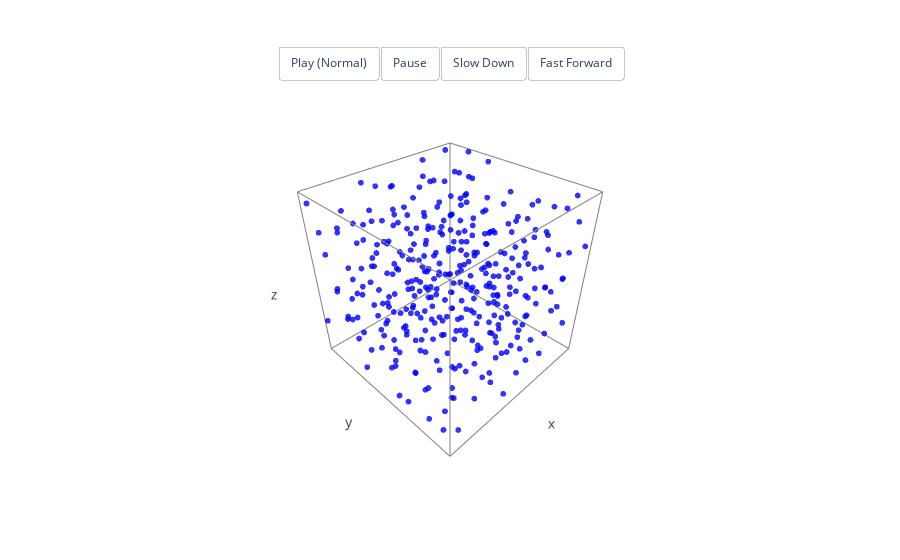
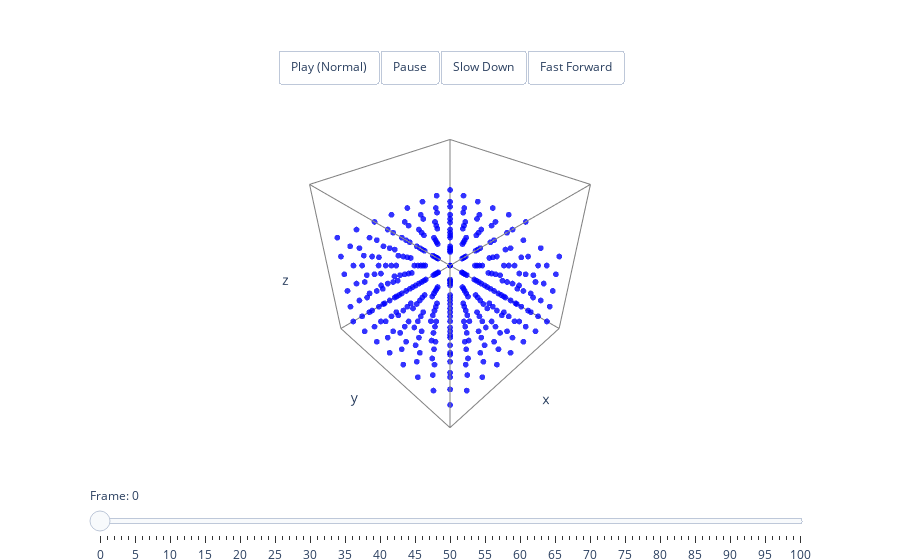

Notebook source saved alongside these figures, in order:
### Markdown cell above
## Visualizing molecular simulations
In the world of molecular simulations VMD is the preferred tool. You can visualize the trajectory files by opening VMD and going to `File > New Molecule` and choosing the trajectory file and file type LAMMPS Trajectory and clicking Load. To see how the MD simulation advanced in time, in the VMD Main window you can move between frames using the arrow like buttons.

Alternatively, there is a `view_trajectory` function in the `assignment2.py` file, which creates an animation in the notebook for quick debugging. An example for using the function is given below.

### Code cell
from assignment2 import * 
import numpy as np
import scipy.constants as sc
import matplotlib.pyplot as plt
import math

data_file = 'data/example/example.xyz'
positions = read_xyz(data_file)
edge_length = 30
box_size = np.array([[0, edge_length],[0, edge_length],[0, edge_length]])
view_trajectory(positions, box_size)

data_file = 'data/example/example.lammpstrj'
positions, velocities, forces, box_sizes = read_lammps_trj(data_file)
view_trajectory(positions, box_sizes[0])

### Figure 1 — Plotly figure (JSON) as saved in the notebook; plotly's stock layout.template omitted (floating-point values rounded to 4 significant figures; data arrays with more than 128 entries replaced by an {"elided": "..."} marker saying what was removed)
{"data": [{"marker": {"color": "blue", "opacity": 0.8, "size": 2}, "mode": "markers", "showlegend": false, "type": "scatter3d", "x": {"elided": "362 float values"}, "y": {"elided": "362 float values"}, "z": {"elided": "362 float values"}}, {"line": {"color": "gray", "width": 2}, "mode": "lines", "showlegend": false, "type": "scatter3d", "x": [0, 30, null, 30, 30, null, 30, 0, null, 0, 0, null, 0, 30, null, 30, 30, null, 30, 0, null, 0, 0, null, 0, 0, null, 30, 30, null, 30, 30, null, 0, 0, null], "y": [0, 0, null, 0, 30, null, 30, 30, null, 30, 0, null, 0, 0, null, 0, 30, null, 30, 30, null, 30, 0, null, 0, 0, null, 0, 0, null, 30, 30, null, 30, 30, null], "z": [0, 0, null, 0, 0, null, 0, 0, null, 0, 0, null, 30, 30, null, 30, 30, null, 30, 30, null, 30, 30, null, 0, 30, null, 0, 30, null, 0, 30, null, 0, 30, null]}], "layout": {"margin": {"b": 100, "l": 0, "r": 0, "t": 100}, "scene": {"xaxis": {"showbackground": false, "showgrid": false, "showticklabels": false, "zeroline": false}, "yaxis": {"showbackground": false, "showgrid": false, "showticklabels": false, "zeroline": false}, "zaxis": {"showbackground": false, "showgrid": false, "showticklabels": false, "zeroline": false}}, "sliders": [{"currentvalue": {"font": {"size": 12}, "prefix": "Frame: "}, "len": 0.8, "steps": [{"args": [["Normal_frame0"], {"frame": {"duration": 0, "redraw": true}, "mode": "immediate"}], "label": "0", "method": "animate"}], "x": 0.1, "xanchor": "left", "y": -0.1, "yanchor": "top"}], "updatemenus": [{"buttons": [{"args": [["Normal_frame0"], {"frame": {"duration": 100, "redraw": true}, "mode": "immediate"}], "label": "Play (Normal)", "method": "animate"}, {"args": [[null], {"frame": {"duration": 0, "redraw": false}, "mode": "immediate"}], "label": "Pause", "method": "animate"}, {"args": [["Slow_frame0"], {"frame": {"duration": 200, "redraw": true}, "mode": "immediate"}], "label": "Slow Down", "method": "animate"}, {"args": [["Fast_frame0"], {"frame": {"duration": 30, "redraw": true}, "mode": "immediate"}], "label": "Fast Forward", "method": "animate"}], "direction": "left", "showactive": false, "type": "buttons", "x": 0.5, "xanchor": "center", "y": 1.15, "yanchor": "top"}]}}

### Figure 2 — Plotly figure (JSON) as saved in the notebook; plotly's stock layout.template omitted (floating-point values rounded to 4 significant figures; data arrays with more than 128 entries replaced by an {"elided": "..."} marker saying what was removed)
{"data": [{"marker": {"color": "blue", "opacity": 0.8, "size": 2}, "mode": "markers", "showlegend": false, "type": "scatter3d", "x": {"elided": "362 float values"}, "y": {"elided": "362 float values"}, "z": {"elided": "362 float values"}}, {"line": {"color": "gray", "width": 2}, "mode": "lines", "showlegend": false, "type": "scatter3d", "x": [-15, 15, null, 15, 15, null, 15, -15, null, -15, -15, null, -15, 15, null, 15, 15, null, 15, -15, null, -15, -15, null, -15, -15, null, 15, 15, null, 15, 15, null, -15, -15, null], "y": [-15, -15, null, -15, 15, null, 15, 15, null, 15, -15, null, -15, -15, null, -15, 15, null, 15, 15, null, 15, -15, null, -15, -15, null, -15, -15, null, 15, 15, null, 15, 15, null], "z": [-15, -15, null, -15, -15, null, -15, -15, null, -15, -15, null, 15, 15, null, 15, 15, null, 15, 15, null, 15, 15, null, -15, 15, null, -15, 15, null, -15, 15, null, -15, 15, null]}], "layout": {"margin": {"b": 100, "l": 0, "r": 0, "t": 100}, "scene": {"xaxis": {"showbackground": false, "showgrid": false, "showticklabels": false, "zeroline": false}, "yaxis": {"showbackground": false, "showgrid": false, "showticklabels": false, "zeroline": false}, "zaxis": {"showbackground": false, "showgrid": false, "showticklabels": false, "zeroline": false}}, "sliders": [{"currentvalue": {"font": {"size": 12}, "prefix": "Frame: "}, "len": 0.8, "steps": [{"args": [["Normal_frame0"], {"frame": {"duration": 0, "redraw": true}, "mode": "immediate"}], "label": "0", "method": "animate"}, {"args": [["Normal_frame1"], {"frame": {"duration": 0, "redraw": true}, "mode": "immediate"}], "label": "1", "method": "animate"}, {"args": [["Normal_frame2"], {"frame": {"duration": 0, "redraw": true}, "mode": "immediate"}], "label": "2", "method": "animate"}, {"args": [["Normal_frame3"], {"frame": {"duration": 0, "redraw": true}, "mode": "immediate"}], "label": "3", "method": "animate"}, {"args": [["Normal_frame4"], {"frame": {"duration": 0, "redraw": true}, "mode": "immediate"}], "label": "4", "method": "animate"}, {"args": [["Normal_frame5"], {"frame": {"duration": 0, "redraw": true}, "mode": "immediate"}], "label": "5", "method": "animate"}, {"args": [["Normal_frame6"], {"frame": {"duration": 0, "redraw": true}, "mode": "immediate"}], "label": "6", "method": "animate"}, {"args": [["Normal_frame7"], {"frame": {"duration": 0, "redraw": true}, "mode": "immediate"}], "label": "7", "method": "animate"}, {"args": [["Normal_frame8"], {"frame": {"duration": 0, "redraw": true}, "mode": "immediate"}], "label": "8", "method": "animate"}, {"args": [["Normal_frame9"], {"frame": {"duration": 0, "redraw": true}, "mode": "immediate"}], "label": "9", "method": "animate"}, {"args": [["Normal_frame10"], {"frame": {"duration": 0, "redraw": true}, "mode": "immediate"}], "label": "10", "method": "animate"}, {"args": [["Normal_frame11"], {"frame": {"duration": 0, "redraw": true}, "mode": "immediate"}], "label": "11", "method": "animate"}, {"args": [["Normal_frame12"], {"frame": {"duration": 0, "redraw": true}, "mode": "immediate"}], "label": "12", "method": "animate"}, {"args": [["Normal_frame13"], {"frame": {"duration": 0, "redraw": true}, "mode": "immediate"}], "label": "13", "method": "animate"}, {"args": [["Normal_frame14"], {"frame": {"duration": 0, "redraw": true}, "mode": "immediate"}], "label": "14", "method": "animate"}, {"args": [["Normal_frame15"], {"frame": {"duration": 0, "redraw": true}, "mode": "immediate"}], "label": "15", "method": "animate"}, {"args": [["Normal_frame16"], {"frame": {"duration": 0, "redraw": true}, "mode": "immediate"}], "label": "16", "method": "animate"}, {"args": [["Normal_frame17"], {"frame": {"duration": 0, "redraw": true}, "mode": "immediate"}], "label": "17", "method": "animate"}, {"args": [["Normal_frame18"], {"frame": {"duration": 0, "redraw": true}, "mode": "immediate"}], "label": "18", "method": "animate"}, {"args": [["Normal_frame19"], {"frame": {"duration": 0, "redraw": true}, "mode": "immediate"}], "label": "19", "method": "animate"}, {"args": [["Normal_frame20"], {"frame": {"duration": 0, "redraw": true}, "mode": "immediate"}], "label": "20", "method": "animate"}, {"args": [["Normal_frame21"], {"frame": {"duration": 0, "redraw": true}, "mode": "immediate"}], "label": "21", "method": "animate"}, {"args": [["Normal_frame22"], {"frame": {"duration": 0, "redraw": true}, "mode": "immediate"}], "label": "22", "method": "animate"}, {"args": [["Normal_frame23"], {"frame": {"duration": 0, "redraw": true}, "mode": "immediate"}], "label": "23", "method": "animate"}, {"args": [["Normal_frame24"], {"frame": {"duration": 0, "redraw": true}, "mode": "immediate"}], "label": "24", "method": "animate"}, {"args": [["Normal_frame25"], {"frame": {"duration": 0, "redraw": true}, "mode": "immediate"}], "label": "25", "method": "animate"}, {"args": [["Normal_frame26"], {"frame": {"duration": 0, "redraw": true}, "mode": "immediate"}], "label": "26", "method": "animate"}, {"args": [["Normal_frame27"], {"frame": {"duration": 0, "redraw": true}, "mode": "immediate"}], "label": "27", "method": "animate"}, {"args": [["Normal_frame28"], {"frame": {"duration": 0, "redraw": true}, "mode": "immediate"}], "label": "28", "method": "animate"}, {"args": [["Normal_frame29"], {"frame": {"duration": 0, "redraw": true}, "mode": "immediate"}], "label": "29", "method": "animate"}, {"args": [["Normal_frame30"], {"frame": {"duration": 0, "redraw": true}, "mode": "immediate"}], "label": "30", "method": "animate"}, {"args": [["Normal_frame31"], {"frame": {"duration": 0, "redraw": true}, "mode": "immediate"}], "label": "31", "method": "animate"}, {"args": [["Normal_frame32"], {"frame": {"duration": 0, "redraw": true}, "mode": "immediate"}], "label": "32", "method": "animate"}, {"args": [["Normal_frame33"], {"frame": {"duration": 0, "redraw": true}, "mode": "immediate"}], "label": "33", "method": "animate"}, {"args": [["Normal_frame34"], {"frame": {"duration": 0, "redraw": true}, "mode": "immediate"}], "label": "34", "method": "animate"}, {"args": [["Normal_frame35"], {"frame": {"duration": 0, "redraw": true}, "mode": "immediate"}], "label": "35", "method": "animate"}, {"args": [["Normal_frame36"], {"frame": {"duration": 0, "redraw": true}, "mode": "immediate"}], "label": "36", "method": "animate"}, {"args": [["Normal_frame37"], {"frame": {"duration": 0, "redraw": true}, "mode": "immediate"}], "label": "37", "method": "animate"}, {"args": [["Normal_frame38"], {"frame": {"duration": 0, "redraw": true}, "mode": "immediate"}], "label": "38", "method": "animate"}, {"args": [["Normal_frame39"], {"frame": {"duration": 0, "redraw": true}, "mode": "immediate"}], "label": "39", "method": "animate"}, {"args": [["Normal_frame40"], {"frame": {"duration": 0, "redraw": true}, "mode": "immediate"}], "label": "40", "method": "animate"}, {"args": [["Normal_frame41"], {"frame": {"duration": 0, "redraw": true}, "mode": "immediate"}], "label": "41", "method": "animate"}, {"args": [["Normal_frame42"], {"frame": {"duration": 0, "redraw": true}, "mode": "immediate"}], "label": "42", "method": "animate"}, {"args": [["Normal_frame43"], {"frame": {"duration": 0, "redraw": true}, "mode": "immediate"}], "label": "43", "method": "animate"}, {"args": [["Normal_frame44"], {"frame": {"duration": 0, "redraw": true}, "mode": "immediate"}], "label": "44", "method": "animate"}, {"args": [["Normal_frame45"], {"frame": {"duration": 0, "redraw": true}, "mode": "immediate"}], "label": "45", "method": "animate"}, {"args": [["Normal_frame46"], {"frame": {"duration": 0, "redraw": true}, "mode": "immediate"}], "label": "46", "method": "animate"}, {"args": [["Normal_frame47"], {"frame": {"duration": 0, "redraw": true}, "mode": "immediate"}], "label": "47", "method": "animate"}, {"args": [["Normal_frame48"], {"frame": {"duration": 0, "redraw": true}, "mode": "immediate"}], "label": "48", "method": "animate"}, {"args": [["Normal_frame49"], {"frame": {"duration": 0, "redraw": true}, "mode": "immediate"}], "label": "49", "method": "animate"}, {"args": [["Normal_frame50"], {"frame": {"duration": 0, "redraw": true}, "mode": "immediate"}], "label": "50", "method": "animate"}, {"args": [["Normal_frame51"], {"frame": {"duration": 0, "redraw": true}, "mode": "immediate"}], "label": "51", "method": "animate"}, {"args": [["Normal_frame52"], {"frame": {"duration": 0, "redraw": true}, "mode": "immediate"}], "label": "52", "method": "animate"}, {"args": [["Normal_frame53"], {"frame": {"duration": 0, "redraw": true}, "mode": "immediate"}], "label": "53", "method": "animate"}, {"args": [["Normal_frame54"], {"frame": {"duration": 0, "redraw": true}, "mode": "immediate"}], "label": "54", "method": "animate"}, {"args": [["Normal_frame55"], {"frame": {"duration": 0, "redraw": true}, "mode": "immediate"}], "label": "55", "method": "animate"}, {"args": [["Normal_frame56"], {"frame": {"duration": 0, "redraw": true}, "mode": "immediate"}], "label": "56", "method": "animate"}, {"args": [["Normal_frame57"], {"frame": {"duration": 0, "redraw": true}, "mode": "immediate"}], "label": "57", "method": "animate"}, {"args": [["Normal_frame58"], {"frame": {"duration": 0, "redraw": true}, "mode": "immediate"}], "label": "58", "method": "animate"}, {"args": [["Normal_frame59"], {"frame": {"duration": 0, "redraw": true}, "mode": "immediate"}], "label": "59", "method": "animate"}, {"args": [["Normal_frame60"], {"frame": {"duration": 0, "redraw": true}, "mode": "immediate"}], "label": "60", "method": "animate"}, {"args": [["Normal_frame61"], {"frame": {"duration": 0, "redraw": true}, "mode": "immediate"}], "label": "61", "method": "animate"}, {"args": [["Normal_frame62"], {"frame": {"duration": 0, "redraw": true}, "mode": "immediate"}], "label": "62", "method": "animate"}, {"args": [["Normal_frame63"], {"frame": {"duration": 0, "redraw": true}, "mode": "immediate"}], "label": "63", "method": "animate"}, {"args": [["Normal_frame64"], {"frame": {"duration": 0, "redraw": true}, "mode": "immediate"}], "label": "64", "method": "animate"}, {"args": [["Normal_frame65"], {"frame": {"duration": 0, "redraw": true}, "mode": "immediate"}], "label": "65", "method": "animate"}, {"args": [["Normal_frame66"], {"frame": {"duration": 0, "redraw": true}, "mode": "immediate"}], "label": "66", "method": "animate"}, {"args": [["Normal_frame67"], {"frame": {"duration": 0, "redraw": true}, "mode": "immediate"}], "label": "67", "method": "animate"}, {"args": [["Normal_frame68"], {"frame": {"duration": 0, "redraw": true}, "mode": "immediate"}], "label": "68", "method": "animate"}, {"args": [["Normal_frame69"], {"frame": {"duration": 0, "redraw": true}, "mode": "immediate"}], "label": "69", "method": "animate"}, {"args": [["Normal_frame70"], {"frame": {"duration": 0, "redraw": true}, "mode": "immediate"}], "label": "70", "method": "animate"}, {"args": [["Normal_frame71"], {"frame": {"duration": 0, "redraw": true}, "mode": "immediate"}], "label": "71", "method": "animate"}, {"args": [["Normal_frame72"], {"frame": {"duration": 0, "redraw": true}, "mode": "immediate"}], "label": "72", "method": "animate"}, {"args": [["Normal_frame73"], {"frame": {"duration": 0, "redraw": true}, "mode": "immediate"}], "label": "73", "method": "animate"}, {"args": [["Normal_frame74"], {"frame": {"duration": 0, "redraw": true}, "mode": "immediate"}], "label": "74", "method": "animate"}, {"args": [["Normal_frame75"], {"frame": {"duration": 0, "redraw": true}, "mode": "immediate"}], "label": "75", "method": "animate"}, {"args": [["Normal_frame76"], {"frame": {"duration": 0, "redraw": true}, "mode": "immediate"}], "label": "76", "method": "animate"}, {"args": [["Normal_frame77"], {"frame": {"duration": 0, "redraw": true}, "mode": "immediate"}], "label": "77", "method": "animate"}, {"args": [["Normal_frame78"], {"frame": {"duration": 0, "redraw": true}, "mode": "immediate"}], "label": "78", "method": "animate"}, {"args": [["Normal_frame79"], {"frame": {"duration": 0, "redraw": true}, "mode": "immediate"}], "label": "79", "method": "animate"}, {"args": [["Normal_frame80"], {"frame": {"duration": 0, "redraw": true}, "mode": "immediate"}], "label": "80", "method": "animate"}, {"args": [["Normal_frame81"], {"frame": {"duration": 0, "redraw": true}, "mode": "immediate"}], "label": "81", "method": "animate"}, {"args": [["Normal_frame82"], {"frame": {"duration": 0, "redraw": true}, "mode": "immediate"}], "label": "82", "method": "animate"}, {"args": [["Normal_frame83"], {"frame": {"duration": 0, "redraw": true}, "mode": "immediate"}], "label": "83", "method": "animate"}, {"args": [["Normal_frame84"], {"frame": {"duration": 0, "redraw": true}, "mode": "immediate"}], "label": "84", "method": "animate"}, {"args": [["Normal_frame85"], {"frame": {"duration": 0, "redraw": true}, "mode": "immediate"}], "label": "85", "method": "animate"}, {"args": [["Normal_frame86"], {"frame": {"duration": 0, "redraw": true}, "mode": "immediate"}], "label": "86", "method": "animate"}, {"args": [["Normal_frame87"], {"frame": {"duration": 0, "redraw": true}, "mode": "immediate"}], "label": "87", "method": "animate"}, {"args": [["Normal_frame88"], {"frame": {"duration": 0, "redraw": true}, "mode": "immediate"}], "label": "88", "method": "animate"}, {"args": [["Normal_frame89"], {"frame": {"duration": 0, "redraw": true}, "mode": "immediate"}], "label": "89", "method": "animate"}, {"args": [["Normal_frame90"], {"frame": {"duration": 0, "redraw": true}, "mode": "immediate"}], "label": "90", "method": "animate"}, {"args": [["Normal_frame91"], {"frame": {"duration": 0, "redraw": true}, "mode": "immediate"}], "label": "91", "method": "animate"}, {"args": [["Normal_frame92"], {"frame": {"duration": 0, "redraw": true}, "mode": "immediate"}], "label": "92", "method": "animate"}, {"args": [["Normal_frame93"], {"frame": {"duration": 0, "redraw": true}, "mode": "immediate"}], "label": "93", "method": "animate"}, {"args": [["Normal_frame94"], {"frame": {"duration": 0, "redraw": true}, "mode": "immediate"}], "label": "94", "method": "animate"}, {"args": [["Normal_frame95"], {"frame": {"duration": 0, "redraw": true}, "mode": "immediate"}], "label": "95", "method": "animate"}, {"args": [["Normal_frame96"], {"frame": {"duration": 0, "redraw": true}, "mode": "immediate"}], "label": "96", "method": "animate"}, {"args": [["Normal_frame97"], {"frame": {"duration": 0, "redraw": true}, "mode": "immediate"}], "label": "97", "method": "animate"}, {"args": [["Normal_frame98"], {"frame": {"duration": 0, "redraw": true}, "mode": "immediate"}], "label": "98", "method": "animate"}, {"args": [["Normal_frame99"], {"frame": {"duration": 0, "redraw": true}, "mode": "immediate"}], "label": "99", "method": "animate"}, {"args": [["Normal_frame100"], {"frame": {"duration": 0, "redraw": true}, "mode": "immediate"}], "label": "100", "method": "animate"}], "x": 0.1, "xanchor": "left", "y": -0.1, "yanchor": "top"}], "updatemenus": [{"buttons": [{"args": [["Normal_frame0", "Normal_frame1", "Normal_frame2", "Normal_frame3", "Normal_frame4", "Normal_frame5", "Normal_frame6", "Normal_frame7", "Normal_frame8", "Normal_frame9", "Normal_frame10", "Normal_frame11", "Normal_frame12", "Normal_frame13", "Normal_frame14", "Normal_frame15", "Normal_frame16", "Normal_frame17", "Normal_frame18", "Normal_frame19", "Normal_frame20", "Normal_frame21", "Normal_frame22", "Normal_frame23", "Normal_frame24", "Normal_frame25", "Normal_frame26", "Normal_frame27", "Normal_frame28", "Normal_frame29", "Normal_frame30", "Normal_frame31", "Normal_frame32", "Normal_frame33", "Normal_frame34", "Normal_frame35", "Normal_frame36", "Normal_frame37", "Normal_frame38", "Normal_frame39", "Normal_frame40", "Normal_frame41", "Normal_frame42", "Normal_frame43", "Normal_frame44", "Normal_frame45", "Normal_frame46", "Normal_frame47", "Normal_frame48", "Normal_frame49", "Normal_frame50", "Normal_frame51", "Normal_frame52", "Normal_frame53", "Normal_frame54", "Normal_frame55", "Normal_frame56", "Normal_frame57", "Normal_frame58", "Normal_frame59", "Normal_frame60", "Normal_frame61", "Normal_frame62", "Normal_frame63", "Normal_frame64", "Normal_frame65", "Normal_frame66", "Normal_frame67", "Normal_frame68", "Normal_frame69", "Normal_frame70", "Normal_frame71", "Normal_frame72", "Normal_frame73", "Normal_frame74", "Normal_frame75", "Normal_frame76", "Normal_frame77", "Normal_frame78", "Normal_frame79", "Normal_frame80", "Normal_frame81", "Normal_frame82", "Normal_frame83", "Normal_frame84", "Normal_frame85", "Normal_frame86", "Normal_frame87", "Normal_frame88", "Normal_frame89", "Normal_frame90", "Normal_frame91", "Normal_frame92", "Normal_frame93", "Normal_frame94", "Normal_frame95", "Normal_frame96", "Normal_frame97", "Normal_frame98", "Normal_frame99", "Normal_frame100"], {"frame": {"duration": 100, "redraw": true}, "mode": "immediate"}], "label": "Play (Normal)", "method": "animate"}, {"args": [[null], {"frame": {"duration": 0, "redraw": false}, "mode": "immediate"}], "label": "Pause", "method": "animate"}, {"args": [["Slow_frame0", "Slow_frame1", "Slow_frame2", "Slow_frame3", "Slow_frame4", "Slow_frame5", "Slow_frame6", "Slow_frame7", "Slow_frame8", "Slow_frame9", "Slow_frame10", "Slow_frame11", "Slow_frame12", "Slow_frame13", "Slow_frame14", "Slow_frame15", "Slow_frame16", "Slow_frame17", "Slow_frame18", "Slow_frame19", "Slow_frame20", "Slow_frame21", "Slow_frame22", "Slow_frame23", "Slow_frame24", "Slow_frame25", "Slow_frame26", "Slow_frame27", "Slow_frame28", "Slow_frame29", "Slow_frame30", "Slow_frame31", "Slow_frame32", "Slow_frame33", "Slow_frame34", "Slow_frame35", "Slow_frame36", "Slow_frame37", "Slow_frame38", "Slow_frame39", "Slow_frame40", "Slow_frame41", "Slow_frame42", "Slow_frame43", "Slow_frame44", "Slow_frame45", "Slow_frame46", "Slow_frame47", "Slow_frame48", "Slow_frame49", "Slow_frame50", "Slow_frame51", "Slow_frame52", "Slow_frame53", "Slow_frame54", "Slow_frame55", "Slow_frame56", "Slow_frame57", "Slow_frame58", "Slow_frame59", "Slow_frame60", "Slow_frame61", "Slow_frame62", "Slow_frame63", "Slow_frame64", "Slow_frame65", "Slow_frame66", "Slow_frame67", "Slow_frame68", "Slow_frame69", "Slow_frame70", "Slow_frame71", "Slow_frame72", "Slow_frame73", "Slow_frame74", "Slow_frame75", "Slow_frame76", "Slow_frame77", "Slow_frame78", "Slow_frame79", "Slow_frame80", "Slow_frame81", "Slow_frame82", "Slow_frame83", "Slow_frame84", "Slow_frame85", "Slow_frame86", "Slow_frame87", "Slow_frame88", "Slow_frame89", "Slow_frame90", "Slow_frame91", "Slow_frame92", "Slow_frame93", "Slow_frame94", "Slow_frame95", "Slow_frame96", "Slow_frame97", "Slow_frame98", "Slow_frame99", "Slow_frame100"], {"frame": {"duration": 200, "redraw": true}, "mode": "immediate"}], "label": "Slow Down", "method": "animate"}, {"args": [["Fast_frame0", "Fast_frame1", "Fast_frame2", "Fast_frame3", "Fast_frame4", "Fast_frame5", "Fast_frame6", "Fast_frame7", "Fast_frame8", "Fast_frame9", "Fast_frame10", "Fast_frame11", "Fast_frame12", "Fast_frame13", "Fast_frame14", "Fast_frame15", "Fast_frame16", "Fast_frame17", "Fast_frame18", "Fast_frame19", "Fast_frame20", "Fast_frame21", "Fast_frame22", "Fast_frame23", "Fast_frame24", "Fast_frame25", "Fast_frame26", "Fast_frame27", "Fast_frame28", "Fast_frame29", "Fast_frame30", "Fast_frame31", "Fast_frame32", "Fast_frame33", "Fast_frame34", "Fast_frame35", "Fast_frame36", "Fast_frame37", "Fast_frame38", "Fast_frame39", "Fast_frame40", "Fast_frame41", "Fast_frame42", "Fast_frame43", "Fast_frame44", "Fast_frame45", "Fast_frame46", "Fast_frame47", "Fast_frame48", "Fast_frame49", "Fast_frame50", "Fast_frame51", "Fast_frame52", "Fast_frame53", "Fast_frame54", "Fast_frame55", "Fast_frame56", "Fast_frame57", "Fast_frame58", "Fast_frame59", "Fast_frame60", "Fast_frame61", "Fast_frame62", "Fast_frame63", "Fast_frame64", "Fast_frame65", "Fast_frame66", "Fast_frame67", "Fast_frame68", "Fast_frame69", "Fast_frame70", "Fast_frame71", "Fast_frame72", "Fast_frame73", "Fast_frame74", "Fast_frame75", "Fast_frame76", "Fast_frame77", "Fast_frame78", "Fast_frame79", "Fast_frame80", "Fast_frame81", "Fast_frame82", "Fast_frame83", "Fast_frame84", "Fast_frame85", "Fast_frame86", "Fast_frame87", "Fast_frame88", "Fast_frame89", "Fast_frame90", "Fast_frame91", "Fast_frame92", "Fast_frame93", "Fast_frame94", "Fast_frame95", "Fast_frame96", "Fast_frame97", "Fast_frame98", "Fast_frame99", "Fast_frame100"], {"frame": {"duration": 30, "redraw": true}, "mode": "immediate"}], "label": "Fast Forward", "method": "animate"}], "direction": "left", "showactive": false, "type": "buttons", "x": 0.5, "xanchor": "center", "y": 1.15, "yanchor": "top"}]}}
